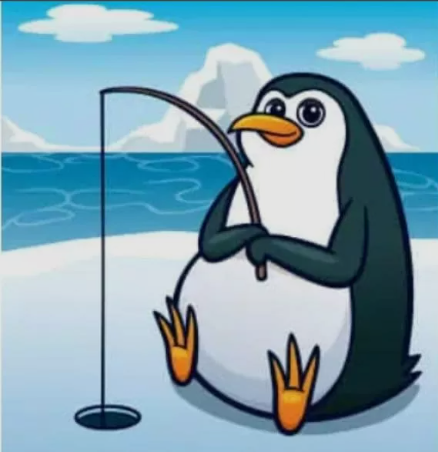
#> input picture Penguin1.png, 438 x 452 px, found by its file name; the run also reads 1 picture not shown here
$ jupyter execute Nikhil_Agrawal_Advanced_Machine_Learning_Assignment_1.ipynb
#> lines starting #> are read from the running program, lines starting #| are printed output that depends on the picture; long printed decimals are rounded
# Task 1

[cell 1]
from PIL import Image
import numpy as np
import matplotlib.pyplot as plt
from scipy.stats import ks_2samp

[cell 2]
def plot_histogram(image_path, ax):
    """Plot the histogram of an image."""
    img = Image.open(image_path).convert('L')
    img_array = np.array(img)
    ax.hist(img_array.ravel(), bins=256, color='gray', alpha=0.7)
    ax.set_title(f'Histogram of {image_path}')
    ax.set_xlim(0, 255)
    ax.set_xlabel('Pixel Intensity')
    ax.set_ylabel('Frequency')

[cell 3]
def compute_metrics(hist1, hist2):
    """Compute various metrics between two histograms."""
    hist1, hist2 = np.array(hist1), np.array(hist2)
    hist1, hist2 = hist1 / np.sum(hist1), hist2 / np.sum(hist2)

    # Ensure histograms have the same length
    max_len = max(len(hist1), len(hist2))
    hist1 = np.pad(hist1, (0, max_len - len(hist1)), mode='constant')
    hist2 = np.pad(hist2, (0, max_len - len(hist2)), mode='constant')

    # Compute metrics
    epsilon = 1e-10
    hist1 = np.clip(hist1, epsilon, 1.0)
    hist2 = np.clip(hist2, epsilon, 1.0)

    cross_entropy = -np.sum(hist1 * np.log(hist2))

    kl_divergence = np.sum(hist1 * np.log(hist1 / hist2))
    m = 0.5 * (hist1 + hist2)
    js_divergence = 0.5 * (np.sum(hist1 * np.log(hist1 / m)) + np.sum(hist2 * np.log(hist2 / m)))
    ks_stat, ks_p_value = ks_2samp(hist1, hist2)

    return cross_entropy,kl_divergence, js_divergence, ks_stat, ks_p_value

[cell 4]
# File paths
image_paths = ['penguin1.png', 'penguin2.png']

[cell 5]
#1 Prepare two images that are fairly similar.
fig, axes = plt.subplots(1, len(image_paths), figsize=(7, 7))
for ax, image_path in zip(axes, image_paths):
    img = Image.open(image_path)
#> img is the input picture: PIL image 438x452 RGBA; mean R, G, B, A 127.4, 163.3, 178.8, 255
    ax.imshow(img)
    ax.set_title(f'Image: {image_path}')
    ax.axis('off')
#> pass 2 of the loop `for ax, image_path in zip(axes, image_paths):`:
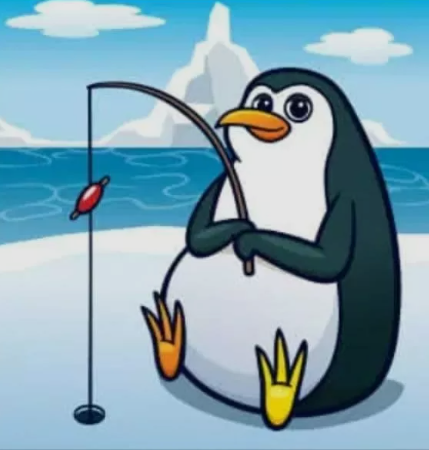
#> input picture Penguin2.png, 429 x 450 px, found by its file name
#> img is the input picture: PIL image 429x450 RGBA; mean R, G, B, A 129.9, 164.5, 178.9, 255
plt.tight_layout()
plt.show()
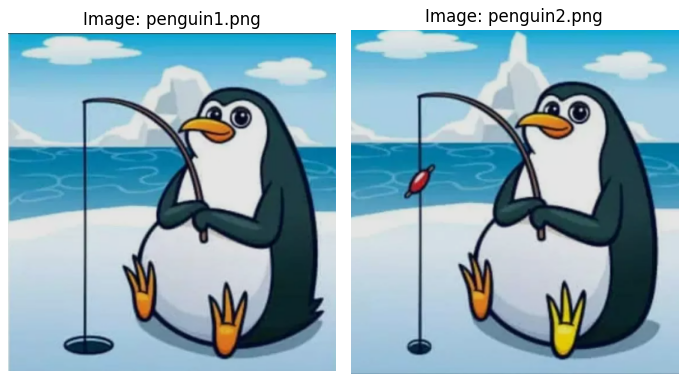
#> figure drawn by matplotlib, 2 panels

[cell 6]
#2 Draw a histogram of each image in the previous task is somehow the distribution of the image. Plot the histogram of each image.
fig, axes = plt.subplots(1, 2, figsize=(10, 5))
for image_path, ax in zip(image_paths, axes):
    plot_histogram(image_path, ax)
#> in plot_histogram, `img = Image.open(image_path).convert('L')`:
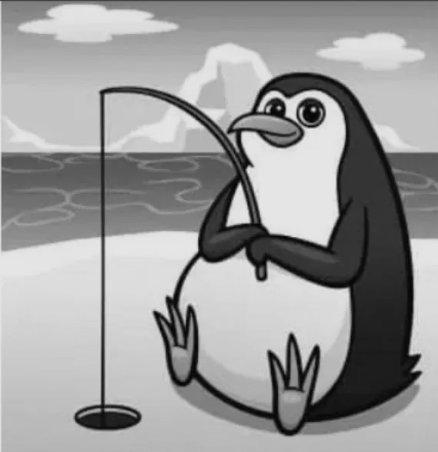
#> img: PIL image 438x452 L; min 3, max 229, mean 154.4
#> pass 2 of the loop `for image_path, ax in zip(image_paths, axes):`:
#> in plot_histogram (call 2), `img = Image.open(image_path).convert('L')`:
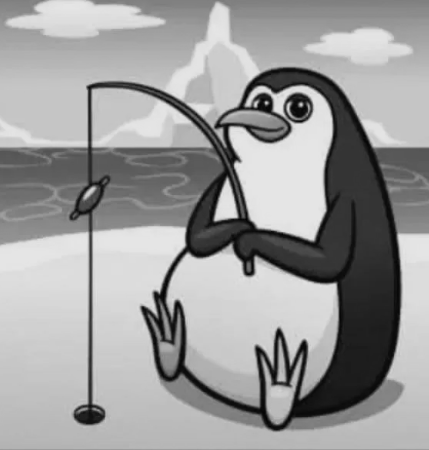
#> img: PIL image 429x450 L; min 2, max 229, mean 155.8
plt.tight_layout()

# Save the histograms to a file
plt.savefig('histograms_comparison.png', dpi=100)
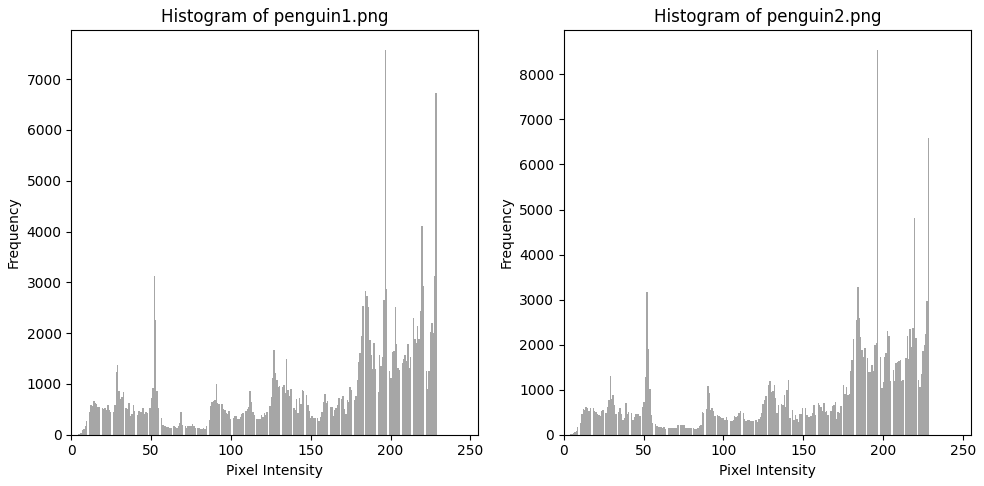
#> figure drawn by matplotlib, 2 panels; panel 1: tallest bar 7581 high, from x = 196.3 to 197.2; panel 2: tallest bar 8551 high, from x = 196.2 to 197.1
plt.show()

[cell 7]
# Align histograms
hist1 = np.histogram(np.array(Image.open(image_paths[0]).convert('L')).ravel(), bins=np.arange(257))[0]
#> hist1 = 256 values, max 7581 at index 197, min 0 at index 0, mean 773.3
hist2 = np.histogram(np.array(Image.open(image_paths[1]).convert('L')).ravel(), bins=np.arange(257))[0]
#> hist2 = 256 values, max 8551 at index 197, min 0 at index 0, mean 754.1

#3 Compare the distributions between both images with Kolmogorov-Smirnov, Cross-Entropy, KL-Divergence, and JS-Divergence.
cross_entropy,kl_divergence, js_divergence, ks_stat, ks_p_value = compute_metrics(hist1, hist2)
#> in compute_metrics, `hist1, hist2 = hist1 / np.sum(hist1), hist2 / np.sum(hist2)`: hist1 = 256 values, max 0.0383 at index 197, min 0 at index 0, mean 0.00391; hist2 = 256 values, max 0.0443 at index 197, min 0 at index 0, mean 0.00391
#> in compute_metrics, `max_len = max(len(hist1), len(hist2))`: max_len = 256
#> in compute_metrics, `hist1 = np.clip(hist1, epsilon, 1.0)`: hist1 = 256 values, max 0.0383 at index 197, min 1e-10 at index 0, mean 0.00391
#> in compute_metrics, `hist2 = np.clip(hist2, epsilon, 1.0)`: hist2 = 256 values, max 0.0443 at index 197, min 1e-10 at index 0, mean 0.00391
#> in compute_metrics, `cross_entropy = -np.sum(hist1 * np.log(hist2))`: cross_entropy = 5.07
#> in compute_metrics, `kl_divergence = np.sum(hist1 * np.log(hist1 / hist2))`: kl_divergence = 0.0269
#> in compute_metrics, `m = 0.5 * (hist1 + hist2)`: m = 256 values, max 0.0413 at index 197, min 1e-10 at index 0, mean 0.00391
#> in compute_metrics, `js_divergence = 0.5 * (np.sum(hist1 * np.log(hist1 / m)) + np.sum(hist..`: js_divergence = 0.00645
#> in compute_metrics, `ks_stat, ks_p_value = ks_2samp(hist1, hist2)`: ks_stat = 0.043; ks_p_value = 0.973
#> cross_entropy = 5.07; kl_divergence = 0.0269; js_divergence = 0.00645; ks_stat = 0.043; ks_p_value = 0.973
print(f'Kolmogorov-Smirnov Statistic: {ks_stat}, p-value: {ks_p_value}')
#| Kolmogorov-Smirnov Statistic: 0.04297, p-value: 0.9726
print(f'Cross-Entropy: {cross_entropy}')
#| Cross-Entropy: 5.067
print(f'KL-Divergence: {kl_divergence}')
#| KL-Divergence: 0.02694
print(f'JS-Divergence: {js_divergence}')
#| JS-Divergence: 0.006449

# Task 2

[cell 8]
from sklearn.mixture import GaussianMixture
from mpl_toolkits.mplot3d import Axes3D
# Set random seed for reproducibility
np.random.seed(42)

#1 Create a random dataset in 3D space that has three clusters.
n_samples = 300
centers = [(0, 0, 0), (1, 1, 1), (1, -1, 1)]  # Closer cluster centers
cluster_std = 0.8  # Increased standard deviation for overlap

# Generate data
X = np.vstack([
    np.random.normal(loc=center, scale=cluster_std, size=(n_samples // 3, 3))
    for center in centers
])

# Plot the data
fig = plt.figure(figsize=(10, 7))
ax = fig.add_subplot(111, projection='3d')
ax.scatter(X[:, 0], X[:, 1], X[:, 2], s=40, alpha=0.8)
ax.set_title('3D Data with Three Clusters')
ax.set_xlabel('X1')
ax.set_ylabel('X2')
ax.set_zlabel('X3')
plt.savefig('clusters.png', dpi=100)
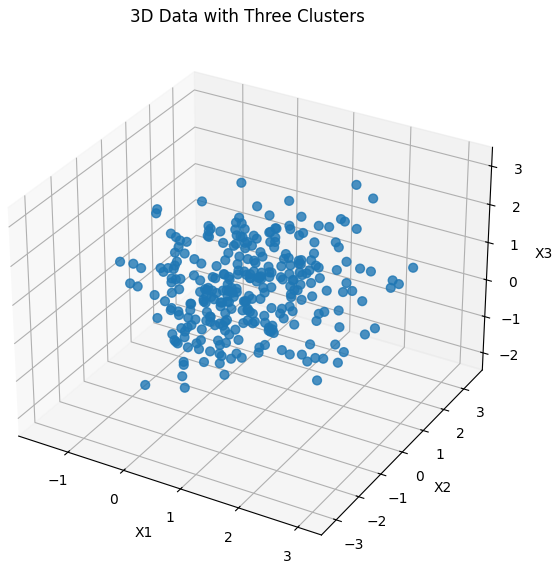
#> figure drawn by matplotlib, 1 panel
plt.show()

[cell 9]
#2 By using Expectation Maximization algorithms, try to implement Gaussian Mixture Modeling (GMM) clustering algorithm and cluster these data correctly.
gmm = GaussianMixture(n_components=3, max_iter=100, random_state=42)
gmm.fit(X)

# Predict the cluster labels
labels = gmm.predict(X)

# Plot the clustered data
fig = plt.figure(figsize=(10, 7))
ax = fig.add_subplot(111, projection='3d')

# Create a scatter plot
scatter = ax.scatter(X[:, 0], X[:, 1], X[:, 2], c=labels, cmap='viridis', s=50, alpha=0.6)

# Set titles and labels
ax.set_title('GMM Clustering Results')
ax.set_xlabel('X1')
ax.set_ylabel('X2')
ax.set_zlabel('X3')

# Add a colorbar
cbar = plt.colorbar(scatter, ax=ax)
cbar.set_label('Cluster')

# Add custom legend
handles = [plt.Line2D([0], [0], marker='o', color='w', markerfacecolor=plt.get_cmap('viridis')(i / 2), markersize=10, label=f'Cluster {i}') for i in range(3)]
ax.legend(handles=handles, title='Clusters')
plt.savefig('gmm.png', dpi=100)
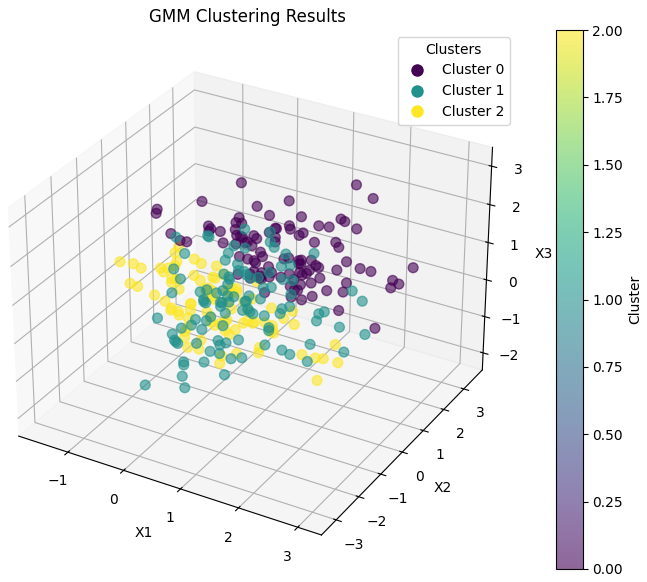
#> figure drawn by matplotlib, 2 panels
plt.show()

[cell 10]
#3 Visualize at least two E and M steps in between.
def plot_gmm_steps(X, n_components, steps):
#> called with X = array of shape (300, 3), n_components = 3
    fig = plt.figure(figsize=(10, 7))

    for i, step in enumerate(steps):
        # Fit GMM model
        gmm = GaussianMixture(n_components=n_components, max_iter=step, random_state=42)
        gmm.fit(X)

        # Predict the cluster labels
        labels = gmm.predict(X)

        # Plot the clustered data
        ax = fig.add_subplot(1, len(steps), i + 1, projection='3d')
        scatter = ax.scatter(X[:, 0], X[:, 1], X[:, 2], c=labels, cmap='viridis', s=50, alpha=0.6)

        # Plot the cluster centers
        centers = gmm.means_
        ax.scatter(centers[:, 0], centers[:, 1], centers[:, 2], c='red', marker='x', s=100, label='Centers')

        # Set titles and labels
        ax.set_title(f'GMM after {step} iterations')
        ax.set_xlabel('X1')
        ax.set_ylabel('X2')
        ax.set_zlabel('X3')

        # Add legend
        ax.legend()

    plt.tight_layout()
    plt.savefig('emsteps.png', dpi=100)
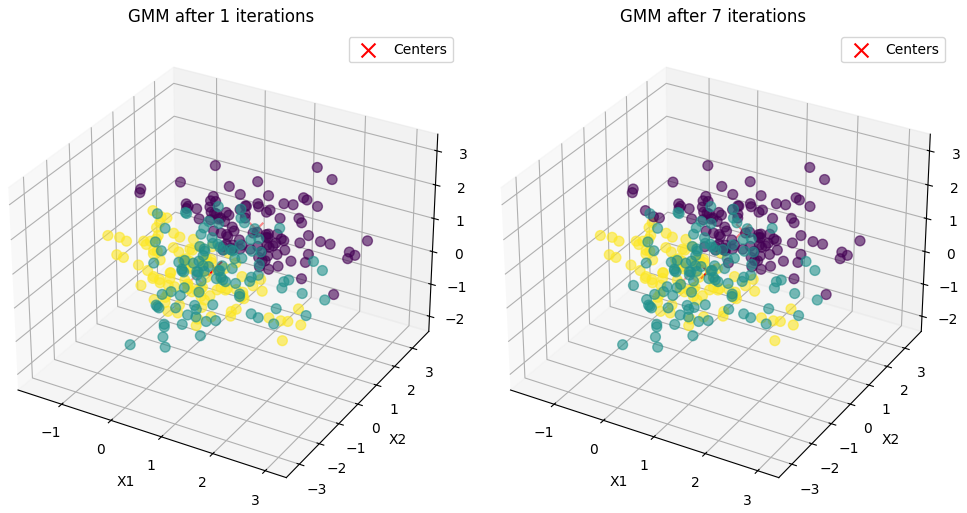
#> figure drawn by matplotlib, 2 panels
    plt.show()

steps = [1, 7]  # Visualize after 1 and 7 iterations

# Plot GMM steps
plot_gmm_steps(X, n_components=3, steps=steps)
